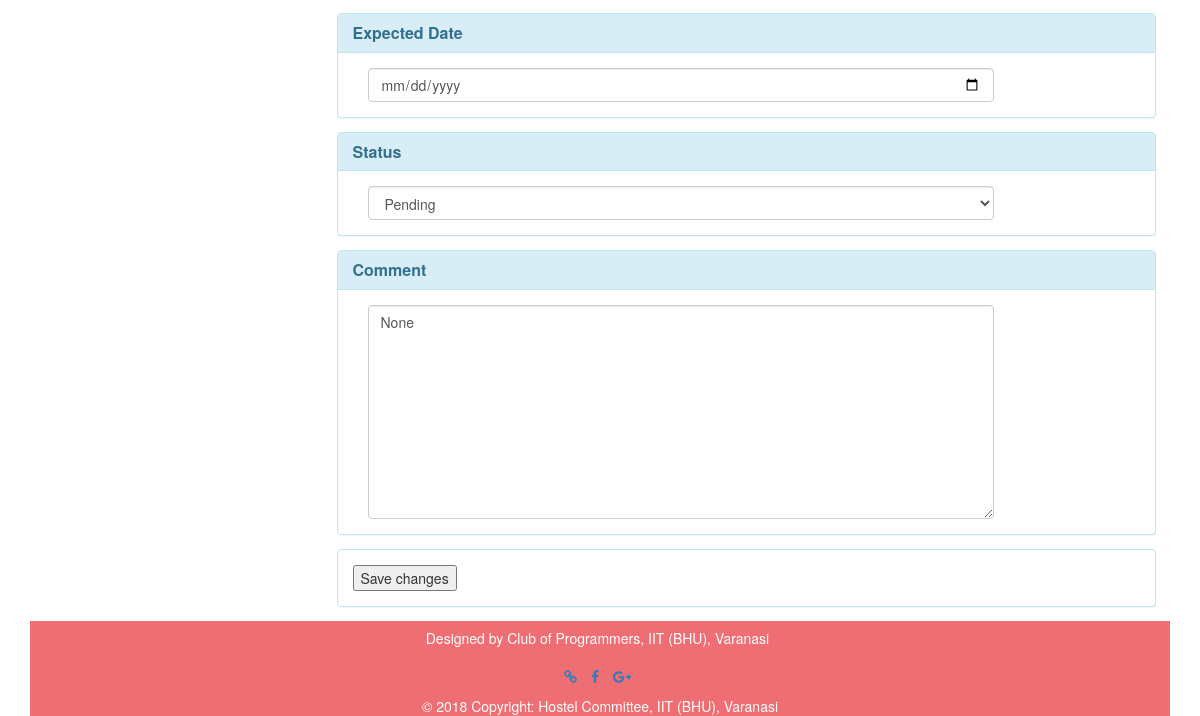
/hostel/grievance/5/ (signed in, lower part), run on an earlier commit of the app's database.
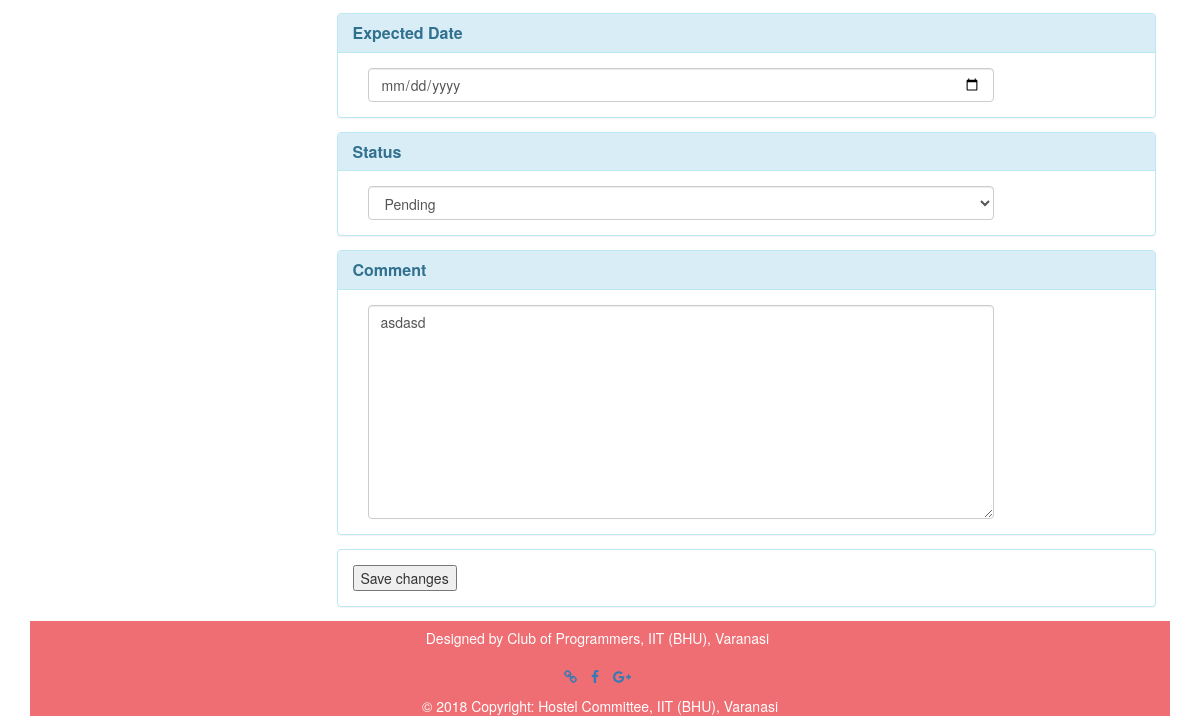
And on a later commit of the database.
### Student/models.py (models this page shows, shortened)
class Grievance(models.Model):
    user = models.ForeignKey(User, on_delete=models.CASCADE, null=True)
    hostel = models.ForeignKey(Hostel, on_delete=models.CASCADE, null=True)
    category = models.ForeignKey(GrievanceCategory, on_delete=models.CASCADE, null=True, blank=True)
    subject = models.CharField('Subject', max_length=200, blank=True)
    date  = models.DateTimeField(null=False,blank=True,default=datetime.now())
    description = models.CharField('Description', max_length=1000, blank=True)
    expected_date = models.DateField(null=True,blank=True)
    status = models.CharField(max_length=200,default='Pending')
    comment = models.CharField(max_length=500,null=True,blank=True)

### Student/views.py (the view, shortened to what this page needs)
# urls.py: url(r'^hostel/grievance/(?P<pk>[0-9]+)/$', views.ViewGrievanceDetail, name='viewgrievancedetail'),
def ViewGrievanceDetail(request,pk):
	if not request.user.is_authenticated:
		messages.error(request, "Please login to continue")
		return redirect('/student/login/')
	isadmin = checkadmin(request)
	try:
		grievance = Grievance.objects.get(pk=pk)
		userprofile = Profile.objects.get(user_ref=grievance.user)
	except:
		messages.error(request, 'No such grievance found.')
		return redirect('/student/grievances')
	if not isadmin:
		return render(request, 'student/grievance_detail.html', context = {
			"grievance" : grievance,
			"profile" : userprofile,
			"isadmin" : isadmin
			})
	return render(request, 'student/updategrievance.html',{
		"grievance" : grievance,
		"isadmin" : isadmin,
		"profile" : userprofile,
		})

### Student/models.py (called while the page is built)
	def __str__(self):
		return self.name

### Student/views.py (called while the page is built)
def checkadmin(request):
	isadmin = False
	if(request.user.is_authenticated):
		try:
			hostelprofile = HostelProfile.objects.get(user=request.user)
			isadmin = True
		except:
			isadmin = False
	return isadmin

### Student/templates/student/updategrievance.html (shortened to what this page needs)
<!DOCTYPE html>
<html>
  <head>
      {% load staticfiles %}
  </head>
  <body>
{% include 'student/home_page_navbar.html' %}
<div class="container">
        <div class="row">
        <br><br>
 <div class="col-md-9  admin-content" id="change-password">
                <form  method="post" action="/hostel/grievance/{{grievance.id}}/">
                    <div class="panel panel-info" style="margin: 1em;">
                        <div class="panel-heading">
                            <h3 class="panel-title"><label for="new_password" class="control-label panel-title">Expected Date</label></h3>
                        </div>
                        <div class="panel-body">
                            <div class="form-group">
                                <div class="col-sm-10">
                                     <input type="date" class="form-control" name="expected_date" id="expected_date" value="{{grievance.expected_date}} ">
                                </div>
                            </div>
                        </div>
                    </div>
                    <div class="panel panel-info" style="margin: 1em;">
                        <div class="panel-heading">
                            <h3 class="panel-title"><label for="new_password" class="control-label panel-title">Status</label></h3>
                        </div>
                        <div class="panel-body">
                            <div class="form-group">
                                <div class="col-sm-10">
                                     <select type="text" class="form-control" name="status" id="status">
                                        <option value="{{grievance.status}}">{{grievance.status}}</option>
                                     </select>
                                </div>
                            </div>
                        </div>
                    </div>
                    <div class="panel panel-info" style="margin: 1em;">
                        <div class="panel-heading">
                            <h3 class="panel-title"><label for="new_password" class="control-label panel-title">Comment</label></h3>
                        </div>
                        <div class="panel-body">
                            <div class="form-group">
                                <div class="col-sm-10">
                                     <textarea rows="10"type="text" class="form-control" name="comment" id="comment" value=" ">{{grievance.comment}}</textarea>
                                </div>
                            </div>
                        </div>
                    </div>
                    <div class="panel panel-info border" style="margin: 1em;">
                        <div class="panel-body">
                            <div class="form-group">
                                <div class="pull-left">
                                    <button type="submit" >Save changes</button>
                                </div>
                            </div>
                        </div>
                    </div>
                </form>
            </div>
</div>
</body>
</html>
<footer class="page-footer font-small stylish-color-dark pt-4" style="background-color: #ee6e73; color: #FFF">
    <ul class="list-unstyled list-inline text-center py-2">
      <li class="list-inline-item">
        <h5 class="mb-1">Designed by Club of Programmers, IIT (BHU), Varanasi</h5>
      </li>
    </ul>
    <ul class="list-unstyled list-inline text-center">
      <li class="list-inline-item">
        <a href="http://www.copsiitbhu.co.in/" target="_blank" class="btn-floating btn-fb mx-1">
          <i class="fa fa-link"> </i>
        </a>
      </li>
      <li class="list-inline-item">
        <a href="http://www.facebook.com/cops.iitbhu/" target="_blank" class="btn-floating btn-tw mx-1">
          <i class="fa fa-facebook"> </i>
        </a>
      </li>
      <li class="list-inline-item">
        <a href="#" class="btn-floating btn-gplus mx-1">
          <i class="fa fa-google-plus"> </i>
        </a>
      </li>
    </ul>
    <div class="footer-copyright text-center py-3">© 2018 Copyright:
      Hostel Committee, IIT (BHU), Varanasi
    </div>
</footer>

### Student/templates/student/home_page_navbar.html (shortened to what this page needs)
<!DOCTYPE html>
<html lang="en">
   <head>
      {% load bootstrap3 %}
      {% bootstrap_css %}
      {% load static %}
      <link rel="stylesheet" href="https://cdnjs.cloudflare.com/ajax/libs/font-awesome/4.7.0/css/font-awesome.min.css">
   </head>
   <body style="background-color: white">
</body>
</html>

### Student/templates/student/home_page_navbar.html (style rules this page uses)
html { scroll-behavior: smooth; }

What changed in the data, as far as the page shows it:
changed Grievance "Pending": comment "None" → "asdasd"
